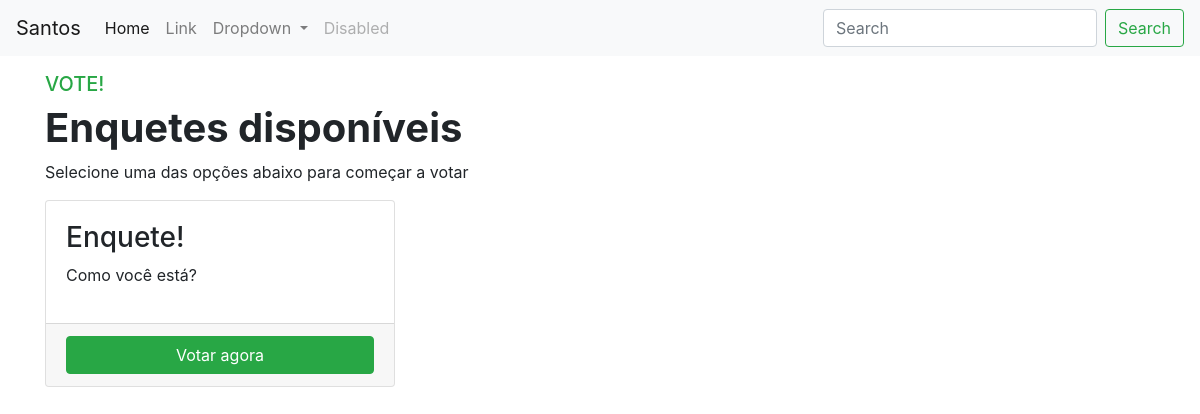
The page /polls/ on the database as committed earlier.
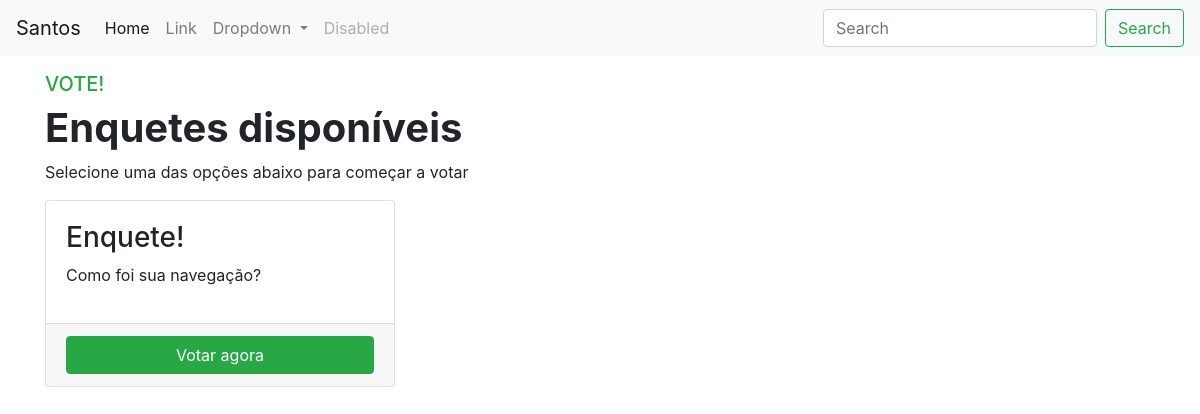
The same page on the database as committed later.
### polls/models.py (models this page shows, shortened)
class Question(models.Model):
    question_text = models.CharField(max_length=256)
    pub_date = models.DateTimeField('date published')
    def was_published_recently(self):
        now = timezone.now()
        return now - datetime.timedelta(days=1) <= self.pub_date <= now
    was_published_recently.admin_order_field = 'pub_date'
    was_published_recently.boolean = True
    was_published_recently.short_description = 'Published recently?'

### polls/views.py (the view)
# urls.py: path('', views.IndexView.as_view(), name='index'),
class IndexView(generic.ListView):
    template_name = 'polls/index.html'
    context_object_name= 'latest_question_list'
    def get_queryset(self):
        return Question.objects.order_by('-pub_date')[:5]

### polls/templates/polls/index.html
{% extends 'polls/base.html' %}
{% block content %}
    <main class="container mt-3 mb-3">
        <h5 class="text-success">VOTE!</h5>
        <h1><strong> Enquetes disponíveis </strong></h1>
        <p> Selecione uma das opções abaixo para começar a votar </p>
        {% if latest_question_list %}
            <div class="row">
                {% for question in latest_question_list %}
                    <div class="col-md-4">
                        <div class="card">
                            <div class="card-body">
                                <h3>Enquete!</h3>
                                <p>{{ question.question_text }}</p>
                            </div>
                            <div class="card-footer">
                                <a href="{% url 'polls:detail' question.id %}" class="btn btn-success btn-block">Votar agora</a>
                            </div>
                        </div>
                    </div>
                {% endfor %}
            </div>
            {% else %}
                <p>No polls are available</p>
            {% endif %}
        </main>
{% endblock %}

Rows that differ between the two databases and show on the page:
changed Question: question_text "Como você está?" → "Como foi sua navegação?"
